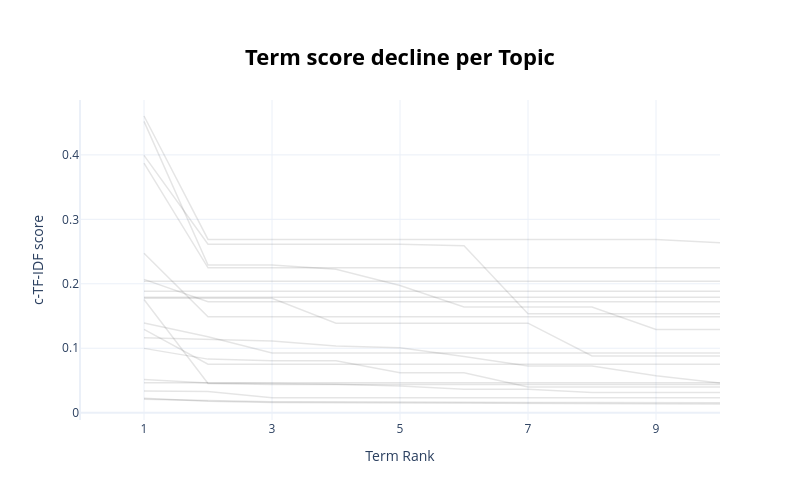

Notebook source saved alongside this figure:
### Markdown cell above
#### 5.2.8 Visualise Term Score Decline

### Code cell
topic_model.visualize_term_rank()

### Figure 1 — Plotly figure (JSON) as saved in the notebook; plotly's stock layout.template omitted (floating-point values rounded to 4 significant figures)
{"data": [{"hovertext": "<b>Topic -1</b>:new_dust_forex_gold forex_silver g", "line": {"color": "black", "width": 1.5}, "mode": "lines+lines", "name": "", "opacity": 0.1, "x": [1, 2, 3, 4, 5, 6, 7, 8, 9, 10], "y": [0.02088, 0.01908, 0.01694, 0.01694, 0.01639, 0.01607, 0.01597, 0.01594, 0.01593, 0.01558], "type": "scatter"}, {"hovertext": "<b>Topic 0</b>:poetry_day_na_follow_sexy_young_hap", "line": {"color": "black", "width": 1.5}, "mode": "lines+lines", "name": "", "opacity": 0.1, "x": [1, 2, 3, 4, 5, 6, 7, 8, 9, 10], "y": [0.0223, 0.01765, 0.01587, 0.01554, 0.01494, 0.01467, 0.01386, 0.01346, 0.01346, 0.01346], "type": "scatter"}, {"hovertext": "<b>Topic 1</b>:yr_lie_activist_contempt left_clari", "line": {"color": "black", "width": 1.5}, "mode": "lines+lines", "name": "", "opacity": 0.1, "x": [1, 2, 3, 4, 5, 6, 7, 8, 9, 10], "y": [0.03377, 0.03272, 0.02325, 0.02325, 0.02325, 0.02325, 0.02325, 0.02325, 0.02325, 0.02325], "type": "scatter"}, {"hovertext": "<b>Topic 2</b>:polar_polar bear_bear_bear climb_cl", "line": {"color": "black", "width": 1.5}, "mode": "lines+lines", "name": "", "opacity": 0.1, "x": [1, 2, 3, 4, 5, 6, 7, 8, 9, 10], "y": [0.1774, 0.1774, 0.1774, 0.1389, 0.1389, 0.1389, 0.1389, 0.08794, 0.08794, 0.08794], "type": "scatter"}, {"hovertext": "<b>Topic 3</b>:trump_obama_michelle_chair_michelle", "line": {"color": "black", "width": 1.5}, "mode": "lines+lines", "name": "", "opacity": 0.1, "x": [1, 2, 3, 4, 5, 6, 7, 8, 9, 10], "y": [0.09978, 0.0831, 0.0805, 0.0805, 0.06211, 0.06211, 0.03995, 0.03995, 0.03995, 0.03995], "type": "scatter"}, {"hovertext": "<b>Topic 4</b>:new_commercial_new poopin_new new_o", "line": {"color": "black", "width": 1.5}, "mode": "lines+lines", "name": "", "opacity": 0.1, "x": [1, 2, 3, 4, 5, 6, 7, 8, 9, 10], "y": [0.1756, 0.04542, 0.04366, 0.04366, 0.04366, 0.04366, 0.04366, 0.04366, 0.04366, 0.04366], "type": "scatter"}, {"hovertext": "<b>Topic 5</b>:blog_silver_blog silver_silver gold", "line": {"color": "black", "width": 1.5}, "mode": "lines+lines", "name": "", "opacity": 0.1, "x": [1, 2, 3, 4, 5, 6, 7, 8, 9, 10], "y": [0.1164, 0.1135, 0.111, 0.1035, 0.1006, 0.08724, 0.07255, 0.07255, 0.05735, 0.04609], "type": "scatter"}, {"hovertext": "<b>Topic 6</b>:harvardsq_justice workshop_cambma_c", "line": {"color": "black", "width": 1.5}, "mode": "lines+lines", "name": "", "opacity": 0.1, "x": [1, 2, 3, 4, 5, 6, 7, 8, 9, 10], "y": [0.04636, 0.04636, 0.04636, 0.04636, 0.04636, 0.04636, 0.04636, 0.04636, 0.04636, 0.04636], "type": "scatter"}, {"hovertext": "<b>Topic 7</b>:quit_la_comedy weirdo_suppo asshat_", "line": {"color": "black", "width": 1.5}, "mode": "lines+lines", "name": "", "opacity": 0.1, "x": [1, 2, 3, 4, 5, 6, 7, 8, 9, 10], "y": [0.1393, 0.1179, 0.0927, 0.0927, 0.0927, 0.0927, 0.0927, 0.0927, 0.0927, 0.0927], "type": "scatter"}, {"hovertext": "<b>Topic 8</b>:06_gewitter_dwd_wetterwarnung stark", "line": {"color": "black", "width": 1.5}, "mode": "lines+lines", "name": "", "opacity": 0.1, "x": [1, 2, 3, 4, 5, 6, 7, 8, 9, 10], "y": [0.1292, 0.07527, 0.07527, 0.07527, 0.07527, 0.07527, 0.07527, 0.07527, 0.07527, 0.07527], "type": "scatter"}, {"hovertext": "<b>Topic 9</b>:diet_weigh_pound_gym_stone_size_fit", "line": {"color": "black", "width": 1.5}, "mode": "lines+lines", "name": "", "opacity": 0.1, "x": [1, 2, 3, 4, 5, 6, 7, 8, 9, 10], "y": [0.05153, 0.04617, 0.04524, 0.04429, 0.04132, 0.03633, 0.03633, 0.03132, 0.03117, 0.03117], "type": "scatter"}, {"hovertext": "<b>Topic 10</b>:trump_leader_khan_trump press_puti", "line": {"color": "black", "width": 1.5}, "mode": "lines+lines", "name": "", "opacity": 0.1, "x": [1, 2, 3, 4, 5, 6, 7, 8, 9, 10], "y": [0.2068, 0.1721, 0.1721, 0.1721, 0.1721, 0.1721, 0.1721, 0.1721, 0.1721, 0.1721], "type": "scatter"}, {"hovertext": "<b>Topic 11</b>:im_bc im_asian_attracted_im attrac", "line": {"color": "black", "width": 1.5}, "mode": "lines+lines", "name": "", "opacity": 0.1, "x": [1, 2, 3, 4, 5, 6, 7, 8, 9, 10], "y": [0.3992, 0.2615, 0.2615, 0.2615, 0.2615, 0.2592, 0.1535, 0.1535, 0.1535, 0.1535], "type": "scatter"}, {"hovertext": "<b>Topic 12</b>:japan_abe_guardian_ultra_rsf_right", "line": {"color": "black", "width": 1.5}, "mode": "lines+lines", "name": "", "opacity": 0.1, "x": [1, 2, 3, 4, 5, 6, 7, 8, 9, 10], "y": [0.2474, 0.1487, 0.1487, 0.1487, 0.1487, 0.1487, 0.1487, 0.1487, 0.1487, 0.1487], "type": "scatter"}, {"hovertext": "<b>Topic 13</b>:dare_canada dare_racist bullying_m", "line": {"color": "black", "width": 1.5}, "mode": "lines+lines", "name": "", "opacity": 0.1, "x": [1, 2, 3, 4, 5, 6, 7, 8, 9, 10], "y": [0.4604, 0.2689, 0.2689, 0.2689, 0.2689, 0.2689, 0.2689, 0.2689, 0.2689, 0.2637], "type": "scatter"}, {"hovertext": "<b>Topic 14</b>:oft evil_lack power_right ppl_ppl ", "line": {"color": "black", "width": 1.5}, "mode": "lines+lines", "name": "", "opacity": 0.1, "x": [1, 2, 3, 4, 5, 6, 7, 8, 9, 10], "y": [0.1883, 0.1883, 0.1883, 0.1883, 0.1883, 0.1883, 0.1883, 0.1883, 0.1883, 0.1883], "type": "scatter"}, {"hovertext": "<b>Topic 15</b>:guy say_think response_response lo", "line": {"color": "black", "width": 1.5}, "mode": "lines+lines", "name": "", "opacity": 0.1, "x": [1, 2, 3, 4, 5, 6, 7, 8, 9, 10], "y": [0.204, 0.204, 0.204, 0.204, 0.204, 0.204, 0.204, 0.204, 0.204, 0.204], "type": "scatter"}, {"hovertext": "<b>Topic 16</b>:feminist_17_feminism_educational m", "line": {"color": "black", "width": 1.5}, "mode": "lines+lines", "name": "", "opacity": 0.1, "x": [1, 2, 3, 4, 5, 6, 7, 8, 9, 10], "y": [0.3871, 0.2248, 0.2248, 0.2248, 0.2248, 0.2248, 0.2248, 0.2248, 0.2248, 0.2248], "type": "scatter"}, {"hovertext": "<b>Topic 17</b>:2nites_disciple_took place_service", "line": {"color": "black", "width": 1.5}, "mode": "lines+lines", "name": "", "opacity": 0.1, "x": [1, 2, 3, 4, 5, 6, 7, 8, 9, 10], "y": [0.1792, 0.1792, 0.1792, 0.1792, 0.1792, 0.1792, 0.1792, 0.1792, 0.1792, 0.1792], "type": "scatter"}, {"hovertext": "<b>Topic 18</b>:bird_emtec_bird gb_gb_angry bird_s", "line": {"color": "black", "width": 1.5}, "mode": "lines+lines", "name": "", "opacity": 0.1, "x": [1, 2, 3, 4, 5, 6, 7, 8, 9, 10], "y": [0.452, 0.2291, 0.2291, 0.2227, 0.1973, 0.1641, 0.1641, 0.1641, 0.1291, 0.1291], "type": "scatter"}], "layout": {"xaxis": {"range": [0, 10], "tick0": 1, "dtick": 2, "title": {"text": "Term Rank"}}, "title": {"font": {"size": 22, "color": "Black"}, "text": "<b>Term score decline per Topic</b>", "y": 0.9, "x": 0.5, "xanchor": "center", "yanchor": "top"}, "hoverlabel": {"font": {"size": 16, "family": "Rockwell"}, "bgcolor": "white"}, "showlegend": false, "width": 800, "height": 500, "yaxis": {"title": {"text": "c-TF-IDF score"}}}}
